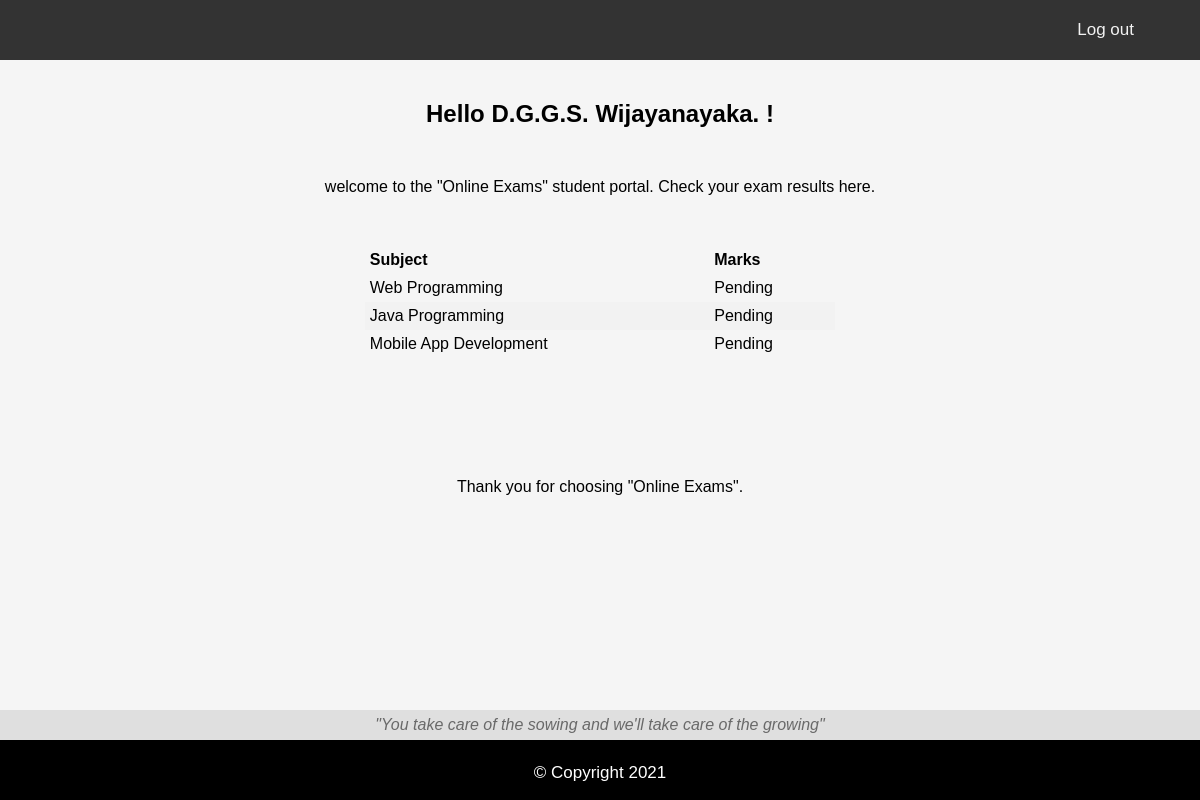
Screenshot of /student.php (signed in) with the database file from the repository.
### tables this page shows
CREATE TABLE IF NOT EXISTS `users` (
  `UserId` int(11) NOT NULL,
  `UserName` varchar(100) NOT NULL,
  `LoginName` varchar(100) NOT NULL,
  `Password` varchar(32) NOT NULL,
  `Privilege` varchar(13) NOT NULL,
  `Web` varchar(7) NOT NULL,
  `Java` varchar(7) NOT NULL,
  `Mobile` varchar(7) NOT NULL,
  PRIMARY KEY (`UserId`),
  UNIQUE KEY `LoginName` (`LoginName`)
);

### student.php (the view, shortened to what this page needs)
<?php include("connection.php"); ?>
<?php include("header.php"); ?>
<body>
<div class="topnav">
	<div class="topnav-right">
		<a href="logout.php" class="logout">Log out</a>
	</div>
</div>
<?php if (!empty($_SESSION['UID'])):?>
	<div class="Container">
		<?php
			$ID = $_SESSION['UID'];
			$Command="SELECT UserName,Web,Java,Mobile FROM users WHERE UserId=$ID";
			$Result = $Connection->query($Command);
		?>
		<div class="Welcome">
			<h2>Hello <?php echo $_SESSION['UName'];?> !</h2>
			<span>welcome to the "Online Exams" student portal. Check your exam results here. </span>
		</div>
		<div class="Student-Table">
			<?php while($Row=$Result->fetch_assoc()): ?>
			<table class="Table">
				<thead>
					<tr>
						<th>Subject</th>
						<th>Marks</th>
					</tr>
				</thead>
				<tr>
					<td>Web Programming</td>
					<td><?php echo $Row['Web']; ?></td>
				</tr>
				<tr>
					<td>Java Programming</td>
					<td><?php echo $Row['Java']; ?></td>
				</tr>
				<tr>
					<td>Mobile App Development</td>
					<td><?php echo $Row['Mobile']; ?></td>
				</tr>
				<?php
					endwhile;
				?>
			</table>
		</div>
		<div class="Welcome">
			<span>Thank you for choosing "Online Exams".</span>
		</div>
	</div>
<?php endif?>
<?php include("footer.php"); ?>

### css/style.css (style rules this page uses)
body { margin:0; padding:0; font-family:sans-serif; background-color:#f5f5f5; overflow: auto; }
.topnav { background-color: #333; overflow: hidden; padding-left:50px; padding-right:50px; }
.topnav a { float: left; color: #f2f2f2; text-align: center; padding: 20px 16px; text-decoration: none; font-size: 17px; }
.topnav-right { float: right; }
.Container { min-height:60%; width:98%; padding-top:20px; padding-right:10px; padding-left:10px; margin-right:auto; margin-left:auto; }
table { border-collapse: collapse; width: 100%; }
.Student-Table { width: 40%; margin-left:auto; margin-right:auto; margin-bottom:120px; }
th, td { text-align: left; padding: 5px; }
tr:nth-child(even) { background-color: #f2f2f2; }
.AddUser h2, .AddMarks h2, .Container h2 { text-align:center; }
.Welcome, .Welcome h2, .Welcome span { margin-bottom:50px; text-align:center; }

### rows the page displays
users: Web "Pending", Java "Pending", Mobile "Pending"

### other values shown
$_SESSION['UName'] "D.G.G.S. Wijayanayaka."
